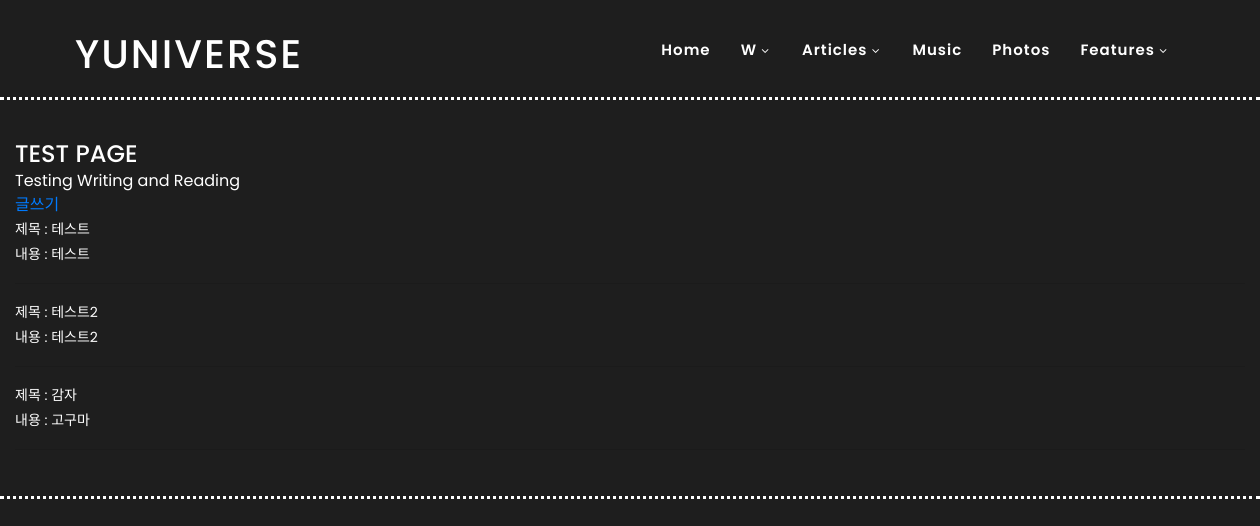
The page /articles/ on the database as committed earlier.
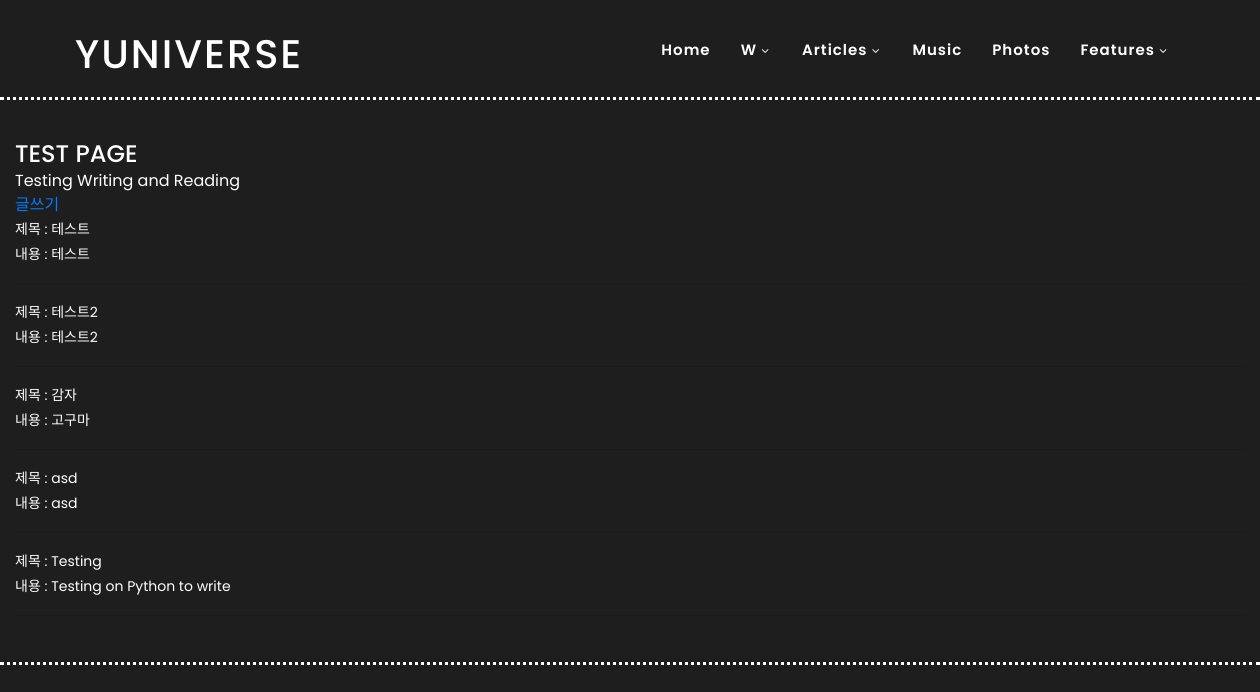
The same page on the database as committed later.
### articles/models.py (models this page shows, shortened)
class Article(models.Model):
    title = models.CharField(max_length=64)
    contents = models.TextField()
    writer = models.CharField(max_length=64, blank=True)
    created_at = models.DateTimeField(auto_now_add=True)
    board_name = models.CharField(max_length=64, blank=True)
    updated_at = models.DateTimeField(auto_now=True)
    hits = models.PositiveIntegerField(default=0, blank=True)

### articles/views.py (the view)
# urls.py: path('', views.index, name='index'),
def index(request):
    articles = Article.objects.all()
    context = {
        'articles': articles
    }
    return render(request, 'articles/index.html', context)

### articles/templates/articles/index.html (shortened to what this page needs)
{% extends 'base.html' %}
{% block content %}
    <h4>TEST PAGE</h4>
    <span>Testing Writing and Reading</span>
    <a href="{% url 'articles:write' %}">글쓰기</a>
    {% for article in articles %}
        <p>제목 : {{ article.title }} </p>
        <p>내용 : {{ article.contents }} </p>
        <hr>
    {% endfor %}
{% endblock %}

Rows that differ between the two databases and show on the page:
added Article: title "asd", contents "asd"
added Article: title "Testing", contents "Testing on Python to write"
